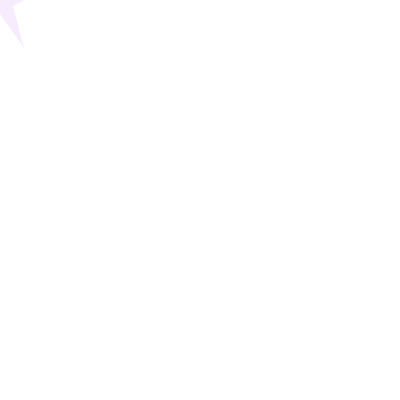
Frame 1 (no input)
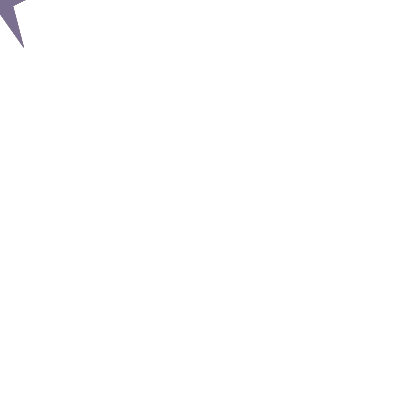
Frame 60 (the mouse pressed at the canvas centre just before this capture)
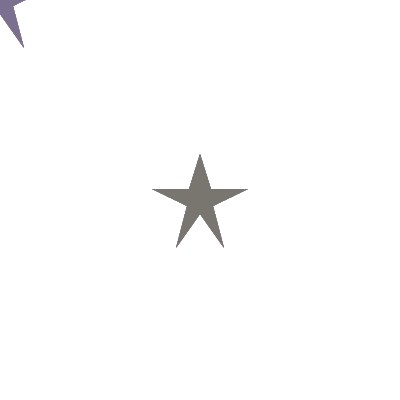
Frame 120 (the mouse held since frame 60 and released just before this capture)

The Processing sketch that drew these frames (run headless with seeded random() and noise(); from frame 60 on, the mouse is pressed at the canvas centre):

// Processing sketch: processing_89894
// ── processing_89894.pde

//Copyright 2013 Kimberly Harvey all rights reserved Kharvey@cmu.edu
//Homework 4

//QUESTION: How do I reorder the code below so that the star made with 
//mousePressed() alwasy appears on top of the ones that are drawn?

//QUESTION: How can I scale the stars in DRAW so that they are 50% smaller
//than the stars in mousePressed??

//QUESTION: how can i make the mousePressed star a random size with each click?


float easingCoef;

void setup()//anything in setup happens once
{
size (400,400);  
background(255);
smooth ();
easingCoef = .1;

}


void draw() // anything in draw loops forever
{  
noStroke();
beginShape();
fill (random(255),random(255),random(255), 25);
vertex(mouseX,mouseY-46);//top point
vertex(mouseX-11,mouseY-11);
vertex(mouseX-48,mouseY-11); //left point
vertex(mouseX-13,mouseY+6);
vertex(mouseX-24,mouseY+48);//bottom left point
vertex(mouseX,mouseY+14);
vertex(mouseX+24,mouseY+48);//bottom right point
vertex(mouseX+13,mouseY+6);
vertex(mouseX+48,mouseY-11);//right point
vertex(mouseX+11,mouseY-11);

endShape(CLOSE);

}


void mousePressed() { //this code only happens when a user clicks the mouse
  
//  stroke (0);
//  fill (random(255),random(255),random(255));
//  rectMode (CENTER);
//  rect(mouseX,mouseY,random(255),random(255));


beginShape();
fill (random(255),random(255),random(255));
vertex(mouseX,mouseY-46);//top point
vertex(mouseX-11,mouseY-11);
vertex(mouseX-48,mouseY-11); //left point
vertex(mouseX-13,mouseY+6);
vertex(mouseX-24,mouseY+48);//bottom left point
vertex(mouseX,mouseY+14);
vertex(mouseX+24,mouseY+48);//bottom right point
vertex(mouseX+13,mouseY+6);
vertex(mouseX+48,mouseY-11);//right point
vertex(mouseX+11,mouseY-11);

endShape(CLOSE);

//scale(random);
}
